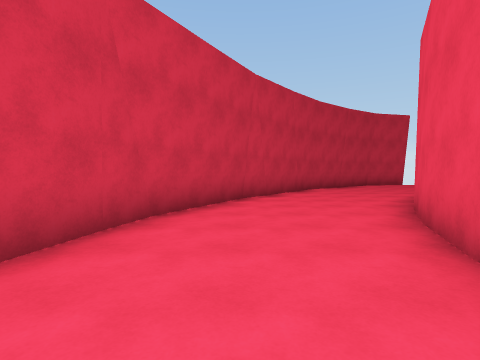
[1] (above)

13 first-person views from a walk through a Unity game level. The camera is 1.4 m above the floor, tilts 2° down and sees 80° across. The floor is counted in squares, 2 m on a side. Each view is taken from the middle of a square. On the plan, view 1 faces up. The plan holds only what a view shows up to about 10 squares ahead; the rest is blank. The place goes on beyond the plan.

[2]
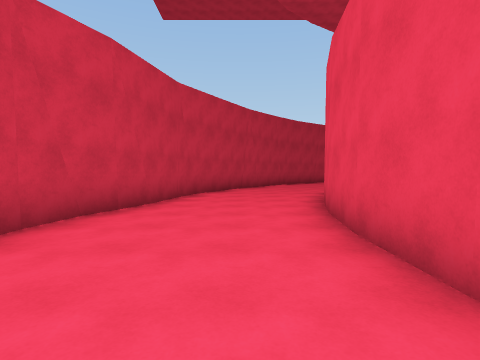

[3]
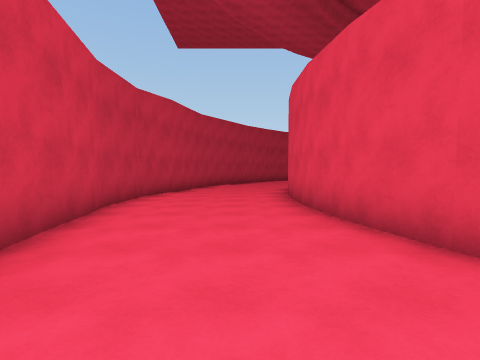

[4]
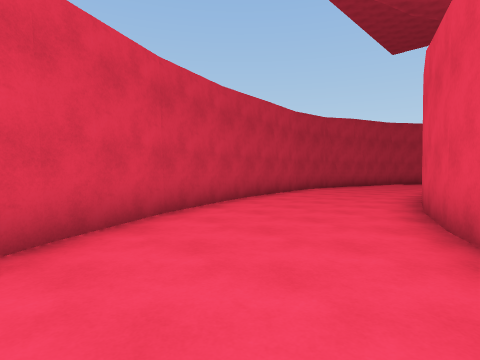

[5]
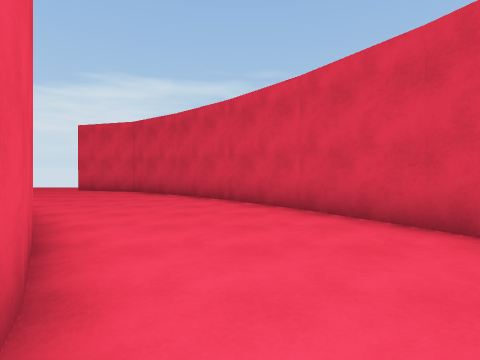

[6]
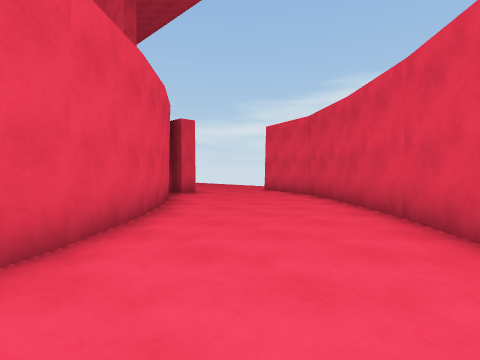

[7]
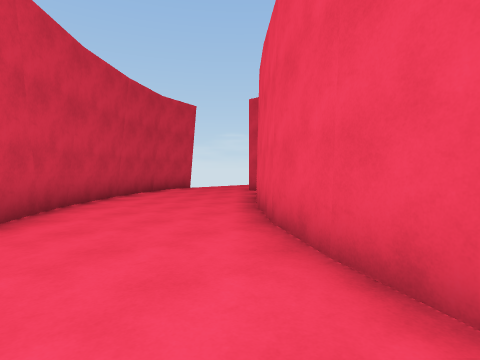

[8]
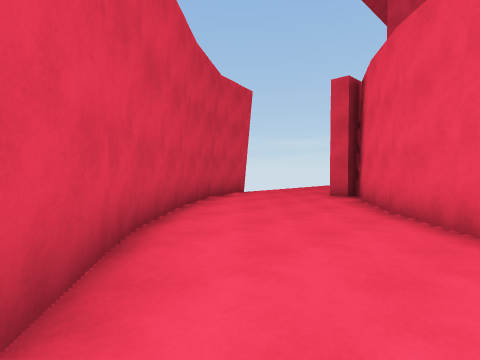

[9]
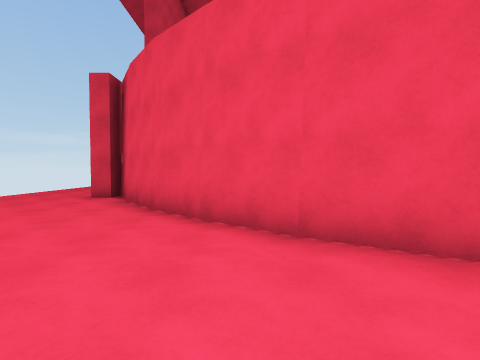

[10]
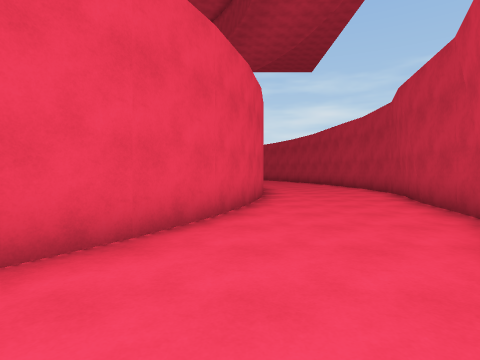

[11]
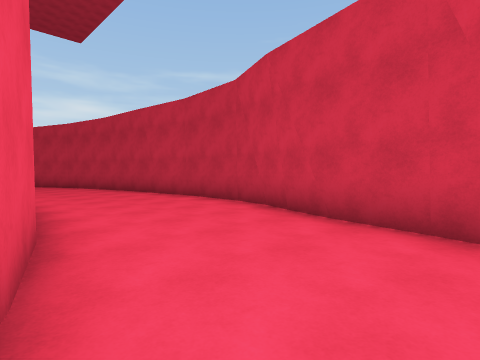

[12]
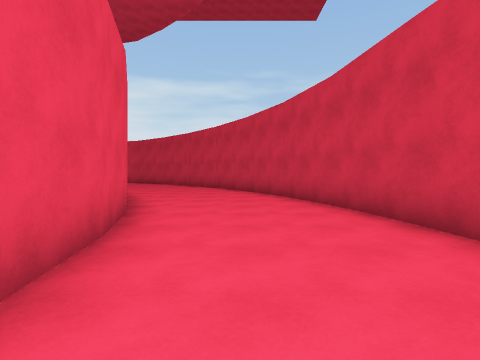

[13]
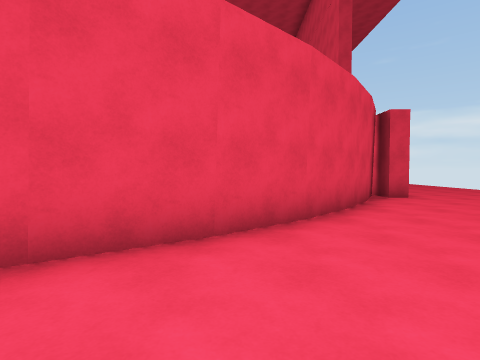

### Floor plan
Points are (right, up) in squares from view 1. A wall is a line through its corners. A room is listed if a view was taken in it or the views show most of it. See-through windows are left out.
Room 1 (views 1, 2, 7, 8, 9, 10, 11, 12)
walls: (1.8, 2.2) (2.4, 3.7); (1.4, 0.6) (1.8, 2.3); (2.3, 3.6) (3.1, 5.1); (-1.8, 2) (-2.5, -0.1); (-1.4, 4.3) (-1.9, 1.5); (3, 5) (4, 6.4); (-2.4, 0.3) (-2.6, -0.7); (-2.6, -0.6) (-2.6, -2.7); (1.3, -2.5) (1.3, -0.9) (1.5, 0.7); (0.2, 7.1) (-1.4, 4); (3.9, 6.3) (5.7, 8.2); (-2.6, -2.6) (-1.8, -6.8); (1.5, -4.1) (1.3, -2.4); (5.6, 8) (6.2, 8.6) (7.5, 9.5); (1.9, -5.7) (1.4, -4); (2.6, 10.4) (0.2, 7); (-1.8, -6.6) (-1.1, -8.6); (4.2, 11.7) (2.5, 10.2); (4.8, 12.2) (4, 11.6)
ways out: opening at (0.7, -7) to room 2; opening at (5.5, 10.5)
Room 2 (views 3, 4, 5, 6, 13)
walls: (4, -9.8) (3.1, -8.4); (5.1, -11) (3.9, -9.7); (0.9, -12.1) (2.3, -13.7); (3.1, -8.5) (2.3, -7); (2.2, -13.6) (3.9, -15.1); (-0.2, -10.4) (1, -12.1); (6.2, -12) (4.9, -10.9); (2.4, -7.1) (1.8, -5.5); (3.8, -15) (5.4, -16.2); (7.5, -12.9) (6.1, -11.9); (-1.2, -8.5) (-0.2, -10.5)
ways out: opening at (0.7, -7) to room 1; opening at (7.5, -14.5)

Positions as (right, up) in squares from view 1, and headings:
1: (0, 0), facing up
2: (0, -4), facing up
3: (0, -8), facing up
4: (3, -11), facing up-left
5: (2, -7), facing down
6: (1, -9), facing down-right
7: (1, 4), facing up-right
8: (1, 7), facing up-right
9: (1, 7), facing right
10: (2, 8), facing down
11: (2, 4), facing down-left
12: (0, -1), facing down
13: (1, -10), facing right
